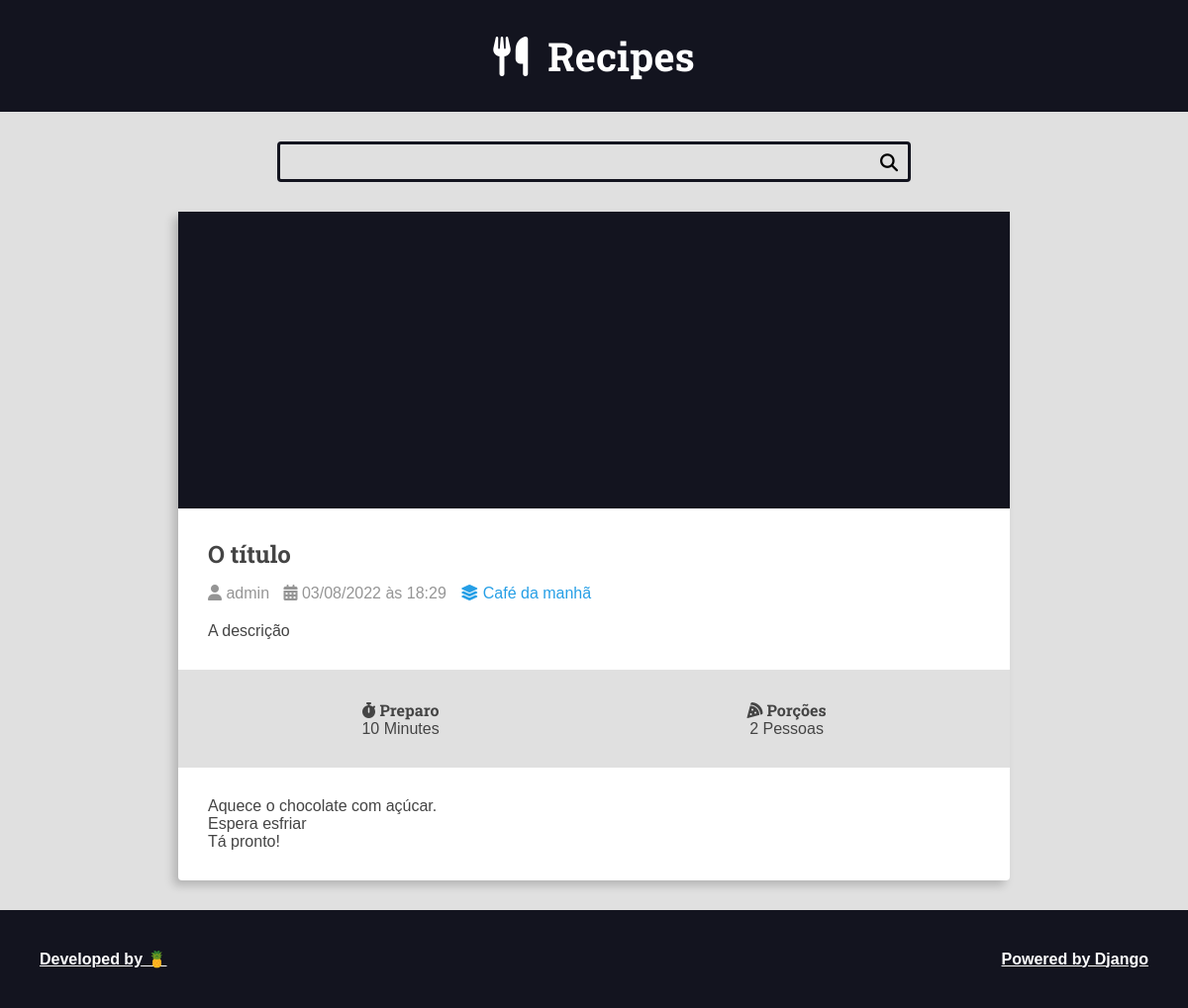
/recipes/1, run on an earlier commit of the app's database.
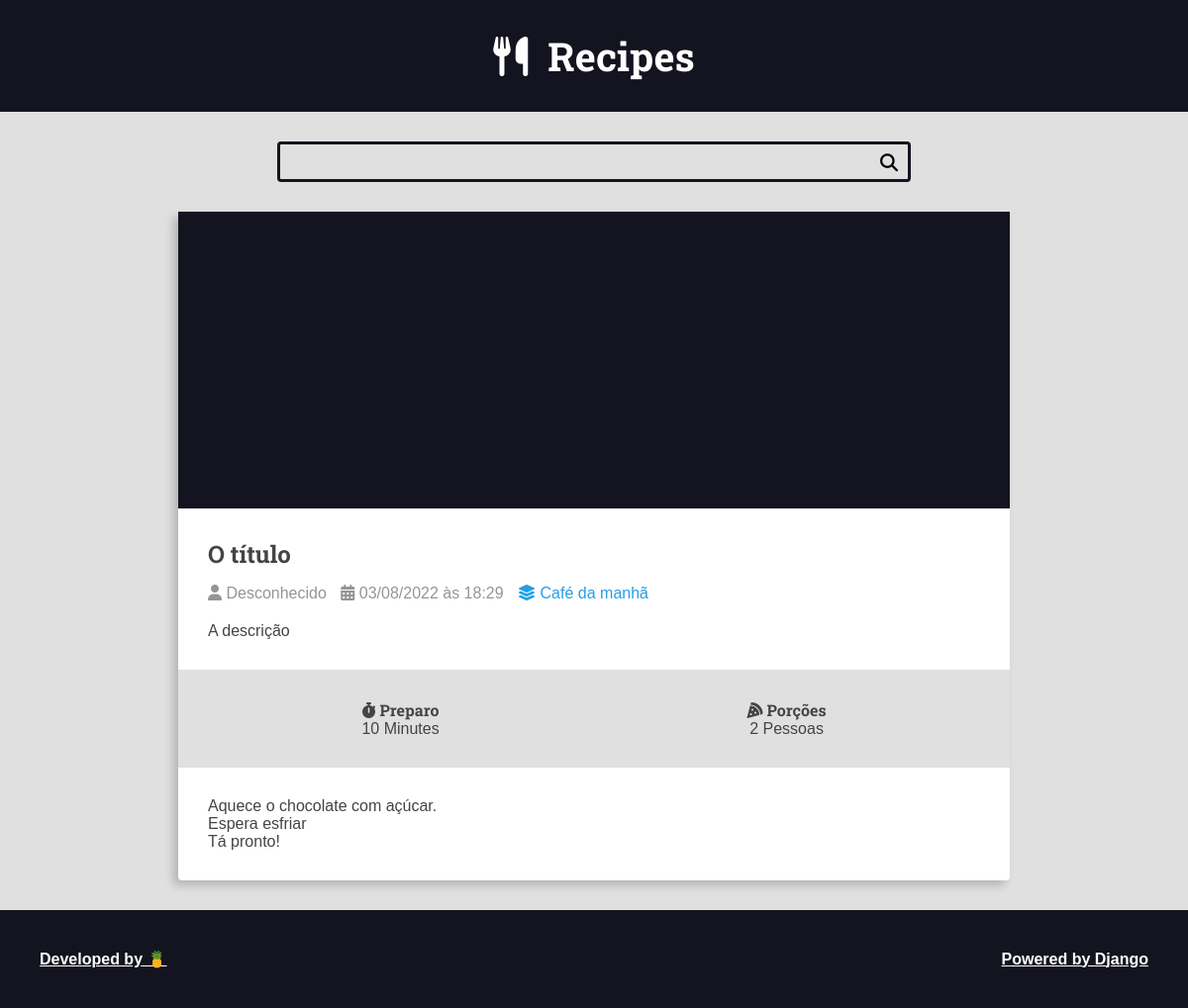
And on a later commit of the database.
### recipes/models.py (models this page shows, shortened)
class Recipe(models.Model):
    title = models.CharField(max_length=65)
    description = models.CharField(max_length=165)
    slug = models.SlugField()
    preparation_time = models.IntegerField()
    preparation_time_unit = models.CharField(max_length=65)
    servings = models.IntegerField()
    servings_unit = models.CharField(max_length=65)
    preparation_steps = models.TextField()
    preparation_steps_is_html = models.BooleanField(default=False)
    created_at = models.DateTimeField(auto_now_add=True)
    updated_at = models.DateTimeField(auto_now=True)
    is_published = models.BooleanField(default=False)
    cover = models.ImageField(upload_to='recipes/covers/%Y/%m/%d/')
    category = models.ForeignKey(
        Category,
        on_delete=models.SET_NULL,
        null=True,
        blank=True,
        default=None
    )
    author = models.ForeignKey(
        User,
        on_delete=models.SET_NULL,
        null=True,
        blank=True,
        default=None
    )

class Category(models.Model):
    name = models.CharField(max_length=65)

### recipes/views.py (the view)
# urls.py: path('recipes/<int:id>', views.recipe, name="recipe"),
def recipe(request, id):
    recipe = Recipe.objects.get(pk=id)
    return render(request, 'recipes/pages/recipe-view.html', context={
        'recipe': recipe,
        'is_detail_page': True,
    })

### recipes/templates/recipes/pages/recipe-view.html (shortened to what this page needs)
{% extends 'global/base.html' %}
    {% block content %}
        <div class="main-content main-content-detail container">
            {% include 'recipes/partials/recipe.html' %}
        </div>
    {% endblock content %}

### recipes/templates/recipes/partials/recipe.html (shortened to what this page needs)
<div class="recipe recipe-list-item">
    <div class="recipe-cover">
    </div>
    <div class="recipe-title-container">
        <h2 class="recipe-title">
            <a href="{% url 'recipes:recipe' recipe.id %}">
                {{recipe.title}}
            </a>
        </h2>
    </div>
    <div class="recipe-author">
        <span class="recipe-author-item">
            <i class="fas fa-user"></i>
            {% if recipe.author is not None %}
                {% if recipe.author.first_name %}
                    {{recipe.author.first_name}} {{recipe.author.last_name}}
                {% else %}
                    {{recipe.author.username}}
                {% endif %}
            {% else %}
                Desconhecido
            {% endif %}
        </span>
        <span class="recipe-author-item">
            <i class="fas fa-calendar-alt"></i>
            {{recipe.created_at|date:"d/m/Y à\s H:i"}}
        </span>
        {% if recipe.category is not None %}
            <span class="recipe-author-item">
                <a href="{% url 'recipes:category' recipe.category.id %}">
                    <i class="fas fa-layer-group"></i>
                    <span>{{recipe.category.name}}</span>
                </a>
            </span>
        {% endif %}
    </div>
    <div class="recipe-content">
        <p>
            {{recipe.description}}
        </p>
    </div>
    <div class="recipe-description-container">
        <div class="recipe-description recipe-preparation">
            <h3 class="recipe-description-title">
                <i class="fas fa-stopwatch"></i>
                Preparo
            </h3>
            <div class="recipe-description-text">
                {{recipe.preparation_time}} {{recipe.preparation_time_unit}}
            </div>
        </div>
        <div class="recipe-description recipe-servings">
            <h3 class="recipe-description-title">
                <i class="fas fa-pizza-slice"></i>
                Porções
            </h3>
            <div class="recipe-description-text">
                {{recipe.servings}} {{recipe.servings_unit}}
            </div>
        </div>
    </div>
    {% if is_detail_page is True %}
        <div class="preparation-steps">
            {{recipe.preparation_steps|linebreaksbr}}
        </div>
    {% endif %}
</div>

What changed in the data, as far as the page shows it:
changed Recipe "O título": author.username "admin" → (not shown)
Also different on the page:
text now shown: "Desconhecido"
